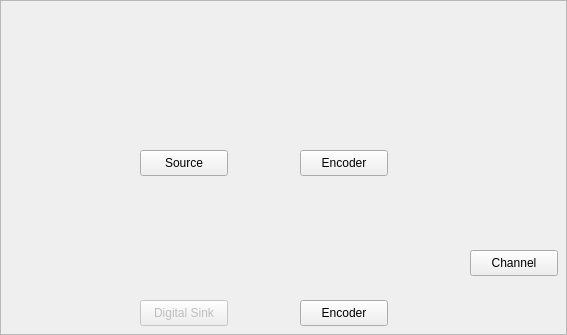
         <widget class="QFrame" name="frame_model">
          <property name="frameShape">
           <enum>QFrame::Shape::StyledPanel</enum>
          </property>
          <property name="frameShadow">
           <enum>QFrame::Shadow::Raised</enum>
          </property>
          <widget class="QPushButton" name="pBtn_model_source">
           <property name="geometry">
            <rect>
             <x>140</x>
             <y>150</y>
             <width>88</width>
             <height>26</height>
            </rect>
           </property>
           <property name="text">
            <string>Source</string>
           </property>
          </widget>
          <widget class="QPushButton" name="pBtn_model_encoder">
           <property name="geometry">
            <rect>
             <x>300</x>
             <y>150</y>
             <width>88</width>
             <height>26</height>
            </rect>
           </property>
           <property name="text">
            <string>Encoder</string>
           </property>
          </widget>
          <widget class="QPushButton" name="pBtn_model_channel">
           <property name="geometry">
            <rect>
             <x>470</x>
             <y>250</y>
             <width>88</width>
             <height>26</height>
            </rect>
           </property>
           <property name="text">
            <string>Channel</string>
           </property>
          </widget>
          <widget class="QPushButton" name="pBtn_model_decoder">
           <property name="geometry">
            <rect>
             <x>300</x>
             <y>300</y>
             <width>88</width>
             <height>26</height>
            </rect>
           </property>
           <property name="text">
            <string>Encoder</string>
           </property>
          </widget>
          <widget class="QPushButton" name="pBtn_model_digitalSink">
           <property name="enabled">
            <bool>false</bool>
           </property>
           <property name="geometry">
            <rect>
             <x>140</x>
             <y>300</y>
             <width>88</width>
             <height>26</height>
            </rect>
           </property>
           <property name="text">
            <string>Digital Sink</string>
           </property>
           <property name="checkable">
            <bool>false</bool>
           </property>
          </widget>
         </widget>
